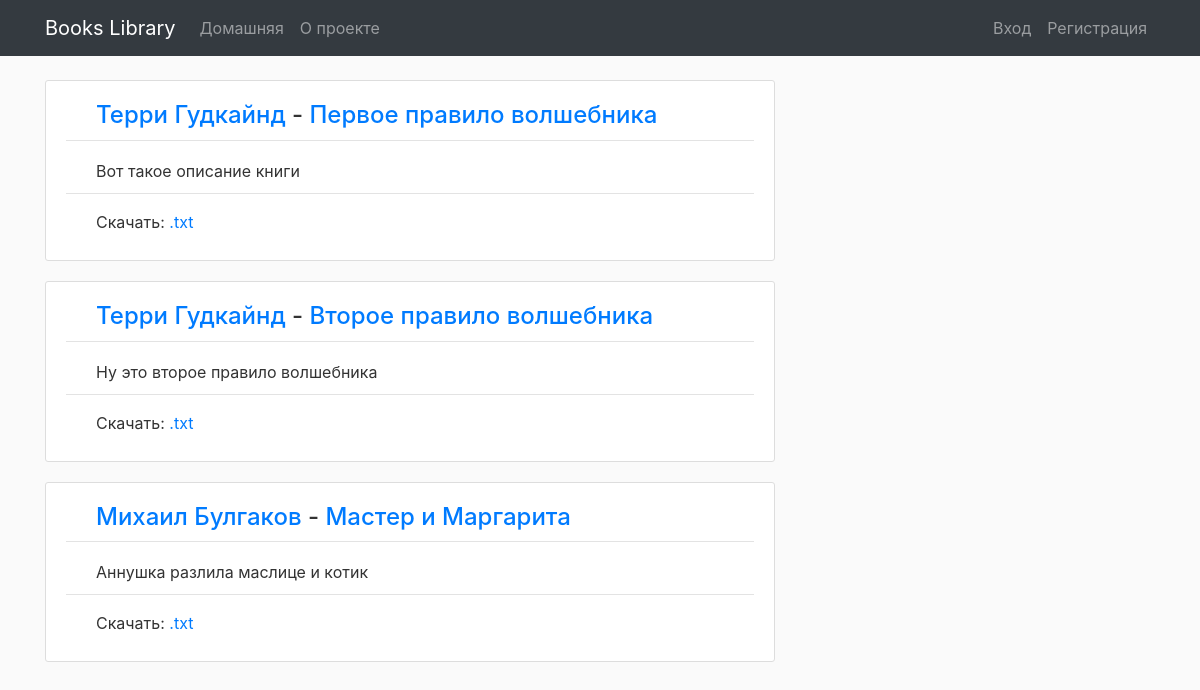
The page /home on the database its author committed.
### books_website/models.py (models this page shows)
class Book(db.Model):
    id = db.Column(db.Integer, primary_key=True)
    name = db.Column(db.String(100), unique=False, nullable=False)
    description = db.Column(db.Text, nullable=False)
    book_file = db.Column(db.String(100), nullable=False)
    author_id = db.Column(db.Integer, db.ForeignKey('author.id'))

class Author(db.Model):
    id = db.Column(db.Integer, primary_key=True)
    name = db.Column(db.String(100), unique=False, nullable=False)
    books = db.relationship('Book', backref='author', lazy=True)

### books_website/main/routes.py (the view)
@main.route('/')
@main.route('/home')
def home():
    books = Book.query.all()
    return render_template('home.html', books=books)

### books_website/templates/home.html
{% extends "layout.html" %}
{% block content %}
    {% for book in books %}
        <article class="article-section">
            <h4 class="article-info"><a href="{{ url_for('authors.author', author_id=book.author.id) }}">
                {{ book.author.name }}</a> - <a href={{ url_for('books.book', book_id=book.id) }}>{{ book.name }}</a></h4>
            <p class="article-description">{{ book.description }}</p>
            <p class="article-link"> Скачать: <a href="{{ url_for('static', filename='books_files/' + book.book_file) }}">.txt</a></p>
        </article>
    {% endfor %}
{% endblock content %}

### books_website/templates/layout.html (shortened to what this page needs)
<!DOCTYPE html>
<html lang="ru">
<head>
    <link rel="stylesheet" href="https://cdn.jsdelivr.net/npm/bootstrap@4.5.3/dist/css/bootstrap.min.css">
    <link rel="stylesheet" type="text/css" href="{{ url_for('static', filename='main.css') }}">
</head>
<body>
    <header>
        <nav class="navbar navbar-expand-md navbar-dark bg-dark fixed-top">
            <div class="container">
                <a class="navbar-brand" href="{{ url_for('main.home') }}">Books Library</a>
                <div class="collapse navbar-collapse" id="navbarToggle">
                    <div class="navbar-nav mr-auto">
                        <a class="nav-item nav-link" href="{{ url_for('main.home') }}">Домашняя</a>
                        <a class="nav-item nav-link" href="{{ url_for('main.about') }}">О проекте</a>
                    </div>
                </div>
                <div class="navbar-nav">
                    {% if current_user.is_authenticated %}
                        <a class="nav-item nav-link" href="{{ url_for('users.account') }}">Профиль</a>
                        <a class="nav-item nav-link" href="{{ url_for('users.logout') }}">Выйти</a>
                    {% else %}
                        <a class="nav-item nav-link" href="{{ url_for('users.login') }}">Вход</a>
                        <a class="nav-item nav-link" href="{{ url_for('users.register') }}">Регистрация</a>
                    {% endif %}
                </div>
            </div>
        </nav>
    </header>
    <main role="main" class="container">
        <div class="row">
            <div class="col-md-8">
                {% block content %}{% endblock content %}
            </div>
        </div>
    </main>
</body>
</html>

### books_website/static/main.css (style rules this page uses)
body { background: #fafafa; color: #333333; margin-top: 5rem; }
h1, h2, h3, h4, h5, h6 { color: #333333; }
.article-section { background: #ffffff; padding: 10px 20px; border: 1px solid #dddddd; border-radius: 3px; margin-bottom: 20px; }
.article-info { padding: 10px 30px; border-bottom: 1px solid #e3e3e3; }
.article-description { padding: 10px 30px; border-bottom: 1px solid #e3e3e3; }
.article-link { padding: 0px 30px; }

### rows shown on the page
Book: author.name "Терри Гудкайнд", name "Первое правило волшебника", description "Вот такое описание книги"
Book: author.name "Терри Гудкайнд", name "Второе правило волшебника", description "Ну это второе правило волшебника"
Book: author.name "Михаил Булгаков", name "Мастер и Маргарита", description "Аннушка разлила маслице и котик"
